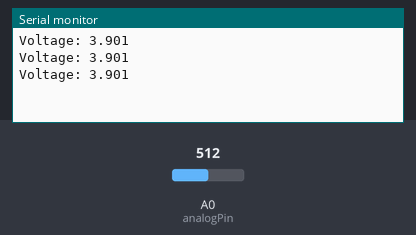
A sketch run on a simulated Arduino Zero (SAMD21). Parts: the last lines printed to the serial monitor. The test bench sets the inputs (shaded band); at power-on: A0 (analogPin) = 512 (analog values on the 0–1023 scale).

Above: at 1.3 s.
1.4 s: A0 (analogPin) set to 716
At 1.9 s:
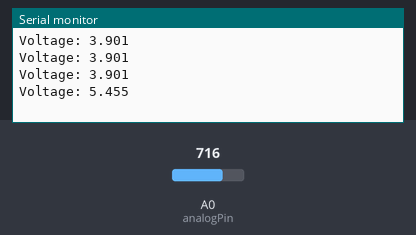
2.9 s: A0 (analogPin) set to 900
At 3.4 s:
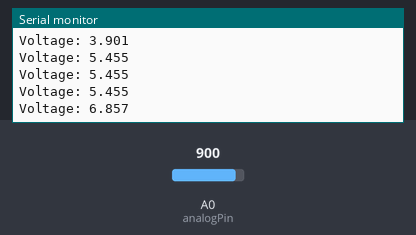
Timing chart, 0 to 5.9 s (numbered marks = the images above; inputs shaded):
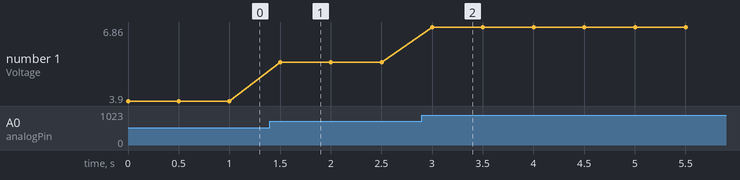

Measured:
- after the input at 1.4 s, the serial monitor: prints a new line after 0.10 s (image 1)
- after the input at 2.9 s, the serial monitor: prints a new line after 0.10 s (image 2)
- plotted number 1: 3.9 → 5.46 after the input at 1.4 s, 5.46 → 6.86 after the input at 2.9 s

The sketch:

voltage_sensor.ino
```cpp
const int analogPin = A0;

const float V_REF = 7.8;

void setup() {
  Serial.begin(9600);
  analogReadResolution(12);

}

void loop() {
  // Read the analog value
  int rawValue = analogRead(analogPin);

  // Convert raw ADC reading to voltage
  float voltage = rawValue * (V_REF / 4095.0);

 // Serial.print("ADC Raw Value: ");
  //Serial.print(rawValue);
  Serial.print("Voltage: ");
  Serial.println(voltage, 3);  // Print voltage with 3 decimal places

  delay(500);
}
```
